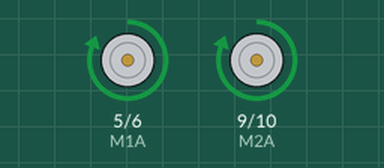
The sketch below on a simulated Arduino Uno, built with avr-gcc and run on an emulated ATmega328P. On the bench: motor-driver pin pairs drawn as motors (green arrow = first pin HIGH = forward, orange = second pin HIGH = backward, longer = more drive).

Above: at 1.5 s.
At 5.5 s:
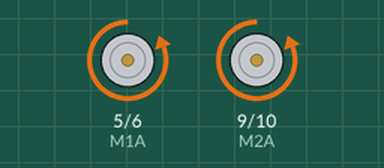
At 9.5 s:
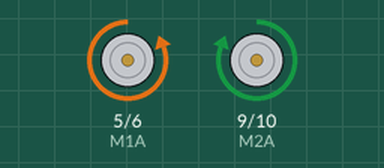
At 13.5 s:
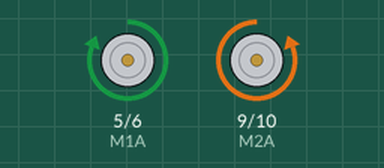
Timing chart, 0 to 20.8 s (numbered marks = the images above):
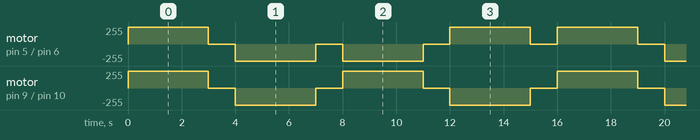

The sketch:

twoMotor_function2.ino
```cpp
//******************************************************
// ROBOT SERIES
// Basic 2-Motor Control using Functions #2
// Vasu Udompetaikul   Dept. of Agri Engineering, KMITL
//******************************************************
#define M1A  5   // Pin 5  <--> IN1  (Use IN1 & IN2 to control motor M1)
#define M1B  6   // Pin 6  <--> IN2
#define M2A  9   // Pin 9  <--> IN3  (Use IN3 & IN4 to control motor M2)
#define M2B  10  // Pin 10 <--> IN4

void setup() {
  pinMode(M1A, OUTPUT);
  pinMode(M1B, OUTPUT);
  pinMode(M2A, OUTPUT);
  pinMode(M2B, OUTPUT);
}

void move(char dir) {
  switch(dir){
    case 'S': digitalWrite(M1A, LOW);
              digitalWrite(M1B, LOW);
              digitalWrite(M2A, LOW);
              digitalWrite(M2B, LOW);
              break;
    case 'F': digitalWrite(M1A, HIGH);
              digitalWrite(M1B, LOW);
              digitalWrite(M2A, HIGH);
              digitalWrite(M2B, LOW);
              break;
    case 'B': digitalWrite(M1A, LOW);
              digitalWrite(M1B, HIGH);
              digitalWrite(M2A, LOW);
              digitalWrite(M2B, HIGH);
              break;
    case 'L': digitalWrite(M1A, LOW);
              digitalWrite(M1B, HIGH);
              digitalWrite(M2A, HIGH);
              digitalWrite(M2B, LOW);
              break;
    case 'R': digitalWrite(M1A, HIGH);
              digitalWrite(M1B, LOW);
              digitalWrite(M2A, LOW);
              digitalWrite(M2B, HIGH);
  }
}

void loop() {
  move('F');  delay(3000);
  move('S');  delay(1000);

  move('B');  delay(3000);
  move('S');  delay(1000);

  move('L');  delay(3000);
  move('S');  delay(1000);

  move('R');  delay(3000);
  move('S');  delay(1000);
}
```

Measured:
- by itself, motor on pin 9 (M2A) / pin 10 (M2B): repeats every 8.0 s: stopped 1.0 s, backward 255/255 3.0 s, stopped 1.0 s, forward 255/255 3.0 s
- by itself, motor on pin 5 (M1A) / pin 6 (M1B): repeats every 16.0 s: 2 × (stopped 1.0 s, backward 255/255 3.0 s), 2 × (stopped 1.0 s, forward 255/255 3.0 s)
